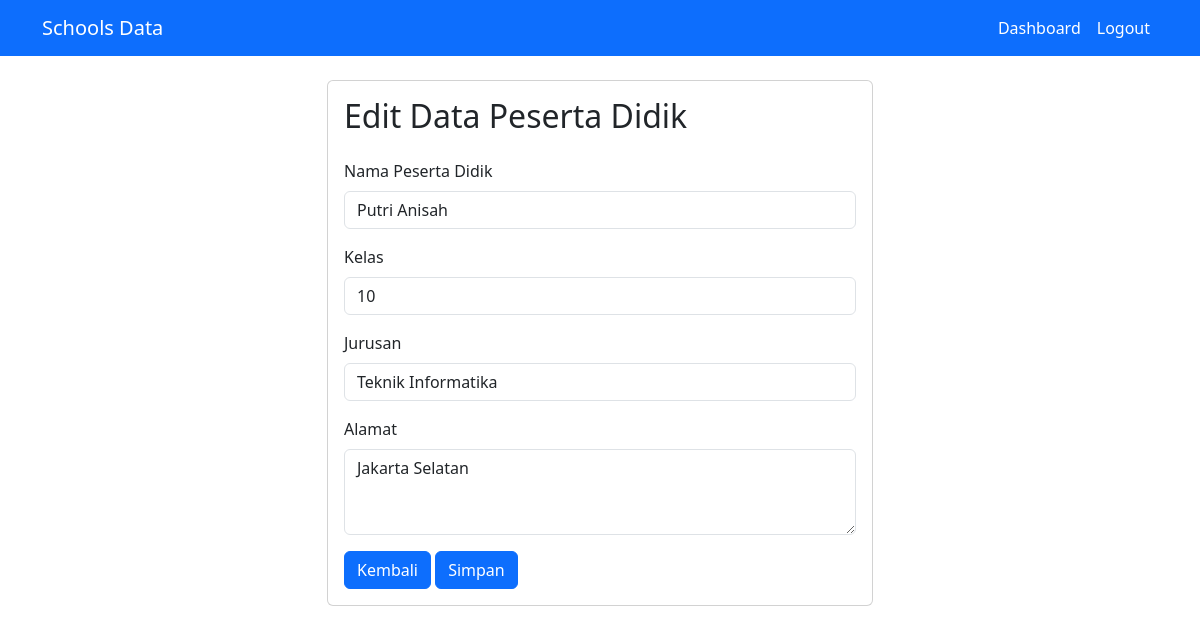
The page /edit.php?id=3 on the database its author committed.
### tables this page shows
CREATE TABLE `tb_siswa` (
  `id_siswa` int(11) NOT NULL,
  `nama` varchar(100) NOT NULL,
  `kelas` varchar(20) NOT NULL,
  `jurusan` varchar(50) NOT NULL,
  `alamat` text NOT NULL
);

### config/Database.php (called while the page is built, shortened)
<?php
class Database {
	protected $host = 'localhost';
	protected $username = 'root';
	protected $password = '';
	protected $database = 'my_sekolah';
    private function connect() {
        $this->connectDB = new mysqli($this->host, $this->username, $this->password, $this->database);
    }
}
?>

### config/Siswa_config.php (called while the page is built, shortened)
<?php
require 'Database.php';
class Siswa extends Database {
    public function getSiswaId($id) {
        $sql = "SELECT * FROM tb_siswa WHERE id_siswa = ?";
        $stmt = $this->connectDB->prepare($sql);
        $stmt->bind_param("i", $id);
        $stmt->execute();
        $result = $stmt->get_result();
        return $result->fetch_assoc();
    }
}
?>

### edit.php (the view, shortened to what this page needs)
<?php
    require 'config/Siswa_config.php';
    $db = new Siswa();
    $id = $_GET['id'];
    $row = $db->getSiswaId($id);
?>
<!DOCTYPE html>
<html lang="en">
<head>
    <link href="https://cdn.jsdelivr.net/npm/bootstrap@5.3.8/dist/css/bootstrap.min.css" rel="stylesheet">
</head>
<body>
    <nav class="navbar navbar-expand-lg bg-primary">
        <div class="container">
            <a class="navbar-brand text-white" href="#">Schools Data</a>
            <div class="collapse navbar-collapse" id="navbarNavAltMarkup">
                <div class="navbar-nav ms-auto">
                    <a class="nav-link text-white active" aria-current="page" href="index.php">Dashboard</a>
                    <a class="nav-link text-white active" aria-current="page" href="logout.php">Logout</a>
                </div>
            </div>
        </div>
    </nav>
    <div class="container">
        <div class="row mt-4">
            <div class="col-6 m-auto">
                <div class="card">
                    <div class="card-body">
                        <h2 class="mb-4">Edit Data Peserta Didik</h2>
                        <form method="post">
                            <div class="mb-3">
                                <label for="exampleFormControlInput1" class="form-label">Nama Peserta Didik</label>
                                <input type="text" class="form-control" id="exampleFormControlInput1" name="nama" value="<?= $row['nama']; ?>" required>
                            </div>
                            <div class="mb-3">
                                <label for="exampleFormControlInput1" class="form-label">Kelas</label>
                                <input type="text" class="form-control" id="exampleFormControlInput1" name="kelas" value="<?= $row['kelas']; ?>" required>
                            </div>
                            <div class="mb-3">
                                <label for="exampleFormControlInput1" class="form-label">Jurusan</label>
                                <input type="text" class="form-control" id="exampleFormControlInput1" name="jurusan" value="<?= $row['jurusan']; ?>" required>
                            </div>
                            <div class="mb-3">
                                <label for="exampleFormControlInput1" class="form-label">Alamat</label>
                                <textarea class="form-control" id="exampleFormControlTextarea1" rows="3" name="alamat" required><?= $row['alamat']; ?></textarea>
                            </div>
                            <a href="index.php"><button type="button" class="btn btn-primary">Kembali</button></a>
                            <button type="submit" class="btn btn-primary">Simpan</button>
                        </form>
                    </div>
                </div>
            </div>
        </div>
    </div>
</body>
</html>

### rows shown on the page
tb_siswa: nama "Putri Anisah", kelas "10", jurusan "Teknik Informatika", alamat "Jakarta Selatan"
